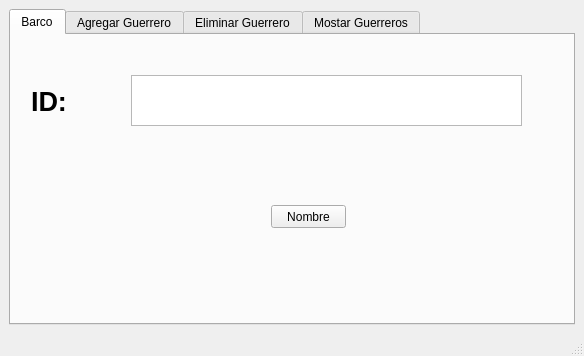
<?xml version="1.0" encoding="UTF-8"?>
<ui version="4.0">
 <class>OpcionesBarcos</class>
 <widget class="QMainWindow" name="OpcionesBarcos">
  <property name="geometry">
   <rect>
    <x>0</x>
    <y>0</y>
    <width>584</width>
    <height>356</height>
   </rect>
  </property>
  <property name="windowTitle">
   <string>MainWindow</string>
  </property>
  <widget class="QWidget" name="centralwidget">
   <layout class="QGridLayout" name="gridLayout">
    <item row="0" column="0">
     <widget class="QTabWidget" name="tabWidget">
      <property name="currentIndex">
       <number>0</number>
      </property>
      <widget class="QWidget" name="tab_4">
       <attribute name="title">
        <string>Barco</string>
       </attribute>
       <widget class="QLabel" name="label">
        <property name="geometry">
         <rect>
          <x>20</x>
          <y>50</y>
          <width>88</width>
          <height>33</height>
         </rect>
        </property>
        <property name="font">
         <font>
          <pointsize>20</pointsize>
          <weight>75</weight>
          <bold>true</bold>
         </font>
        </property>
        <property name="text">
         <string>ID:</string>
        </property>
       </widget>
       <widget class="QPushButton" name="pushButton">
        <property name="geometry">
         <rect>
          <x>260</x>
          <y>170</y>
          <width>75</width>
          <height>23</height>
         </rect>
        </property>
        <property name="text">
         <string>Nombre</string>
        </property>
       </widget>
       <widget class="QPlainTextEdit" name="plainTextEdit">
        <property name="geometry">
         <rect>
          <x>120</x>
          <y>40</y>
          <width>391</width>
          <height>51</height>
         </rect>
        </property>
        <property name="font">
         <font>
          <pointsize>20</pointsize>
          <weight>75</weight>
          <bold>true</bold>
         </font>
        </property>
       </widget>
      </widget>
      <widget class="QWidget" name="tab">
       <attribute name="title">
        <string>Agregar Guerrero</string>
       </attribute>
       <layout class="QGridLayout" name="gridLayout_2">
        <item row="0" column="2">
         <widget class="QLabel" name="label_5">
          <property name="font">
           <font>
            <pointsize>20</pointsize>
            <weight>75</weight>
            <bold>true</bold>
           </font>
          </property>
          <property name="text">
           <string>Agregar Guerrero</string>
          </property>
         </widget>
        </item>
        <item row="1" column="0">
         <widget class="QLabel" name="label_2">
          <property name="text">
           <string>Salud:</string>
          </property>
         </widget>
        </item>
        <item row="1" column="1">
         <widget class="QSpinBox" name="spinBox">
          <property name="maximum">
           <number>100</number>
          </property>
         </widget>
        </item>
        <item row="2" column="0">
         <widget class="QLabel" name="label_3">
          <property name="text">
           <string>Fuerza:</string>
          </property>
         </widget>
        </item>
        <item row="2" column="1">
         <widget class="QSpinBox" name="spinBox_2">
          <property name="maximum">
           <number>60</number>
          </property>
         </widget>
        </item>
        <item row="3" column="0">
         <widget class="QLabel" name="label_4">
          <property name="text">
           <string>Escudo:</string>
          </property>
         </widget>
        </item>
        <item row="3" column="1">
         <widget class="QSpinBox" name="spinBox_3">
          <property name="maximum">
           <number>30</number>
          </property>
         </widget>
        </item>
        <item row="4" column="0" colspan="3">
         <widget class="QLabel" name="label_6">
          <property name="text">
           <string>Para Seleccionar el tipo de guerrero colocar: 1-Arquero, 2-Lancero, 3-Escudero y 4-Brujo</string>
          </property>
         </widget>
        </item>
        <item row="5" column="0">
         <widget class="QLabel" name="label_7">
          <property name="text">
           <string>Tipo:</string>
          </property>
         </widget>
        </item>
        <item row="5" column="1">
         <widget class="QSpinBox" name="spinBox_4">
          <property name="minimum">
           <number>1</number>
          </property>
          <property name="maximum">
           <number>4</number>
          </property>
         </widget>
        </item>
        <item row="5" column="2">
         <widget class="QPushButton" name="pushButton_2">
          <property name="text">
           <string>Agregar</string>
          </property>
         </widget>
        </item>
       </layout>
      </widget>
      <widget class="QWidget" name="tab_2">
       <attribute name="title">
        <string>Eliminar Guerrero</string>
       </attribute>
       <layout class="QGridLayout" name="gridLayout_3">
        <item row="1" column="0">
         <widget class="QPushButton" name="pushButton_3">
          <property name="text">
           <string>Eliminar</string>
          </property>
         </widget>
        </item>
        <item row="0" column="0">
         <widget class="QTableWidget" name="tableWidget"/>
        </item>
       </layout>
      </widget>
      <widget class="QWidget" name="tab_3">
       <attribute name="title">
        <string>Mostar Guerreros</string>
       </attribute>
       <layout class="QGridLayout" name="gridLayout_4">
        <item row="0" column="0">
         <widget class="QTableWidget" name="tableWidget_2"/>
        </item>
        <item row="1" column="0">
         <widget class="QPushButton" name="pushButton_4">
          <property name="text">
           <string>Mostrar</string>
          </property>
         </widget>
        </item>
        <item row="2" column="0">
         <widget class="QPushButton" name="pushButton_5">
          <property name="text">
           <string>Ultimo Guerrero</string>
          </property>
         </widget>
        </item>
       </layout>
      </widget>
     </widget>
    </item>
   </layout>
  </widget>
  <widget class="QMenuBar" name="menubar">
   <property name="geometry">
    <rect>
     <x>0</x>
     <y>0</y>
     <width>584</width>
     <height>21</height>
    </rect>
   </property>
  </widget>
  <widget class="QStatusBar" name="statusbar"/>
 </widget>
 <resources/>
 <connections/>
</ui>
